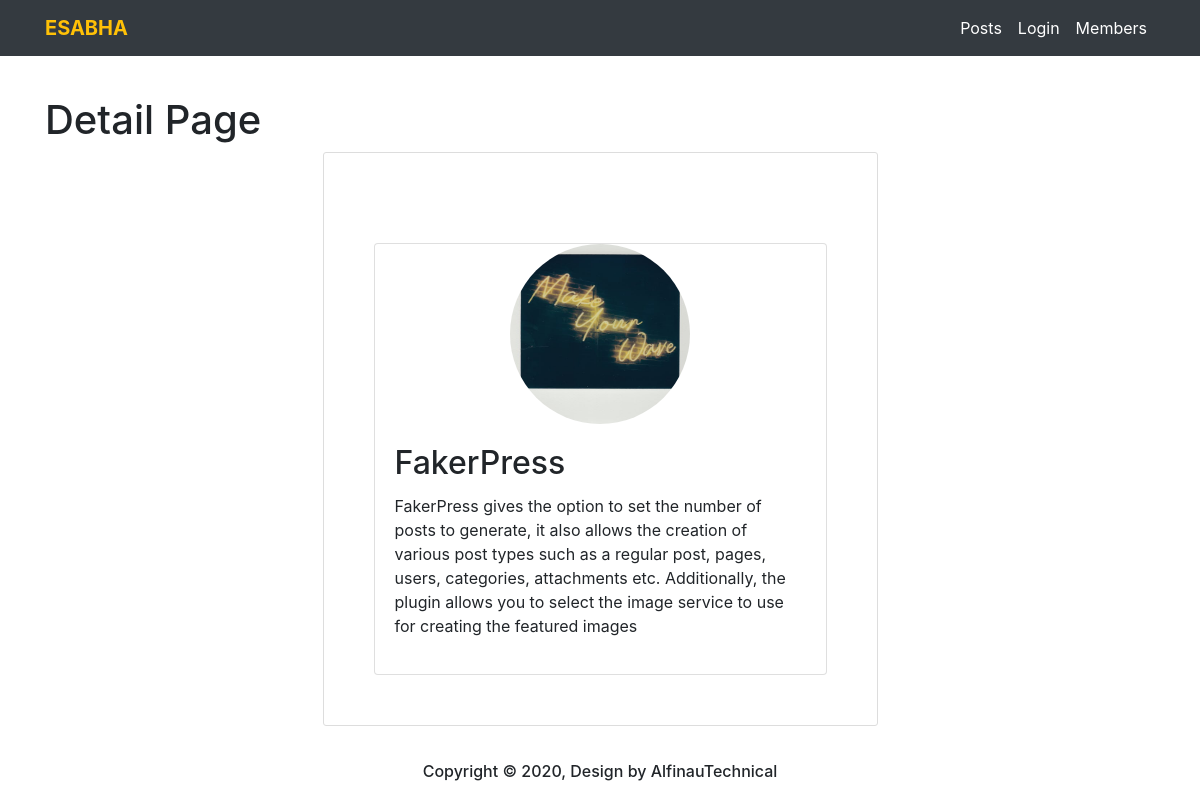
Page /post/detail/7/ on the committed database.
### posts/models.py (models this page shows, shortened)
class Post(models.Model):
	pic = models.ImageField(default='default.jpg',upload_to ='images',null=True,blank=True)
	subject = models.CharField(max_length = 200)
	msg = models.TextField()
	cr_date = models.DateTimeField(default=timezone.now())
	uploaded_by = models.ForeignKey(Profile,on_delete=models.CASCADE,null=True)

### posts/views.py (the view)
# urls.py: path('post/detail/<int:pk>/',views.PostDetail.as_view(),name='post-detail'),
class PostDetail(DetailView):
	model = Post

### posts/templates/posts/post_detail.html (shortened to what this page needs)
{% extends 'posts/base.html' %}
{% block content %}
<h1>Detail Page</h1>
<div class="content-section">
	<div class="card">
    <img src="{{post.pic.url}}" class="card-img img-fluid rounded-circle imgsize text-center">
        <div class="card-body">
          	<h2 class="card-title">{{post.subject}}</h2>
            <p class="card-text">{{post.msg}}</p>
       	</div>
</div>
{% endblock %}

### posts/static/css/style.css (style rules this page uses)
.card { margin-top: 40px; }
.imgsize { height: 180px; width: 180px; margin: auto; }
.content-section { background: #ffffff; width: 50%; padding: 50px 50px; border: 1px solid #dddddd; border-radius: 3px; margin-bottom: 20px; margin-left: 25%; }

### rows in the picture
Post: pic (picture), subject "FakerPress", msg "FakerPress gives the option to set the number of posts to generate, it also allows the creation of various post types such as a regular post, pages, users, categories, attachments etc. Additionally, the plugin allows you to select the image service to use for creating the featured images"
